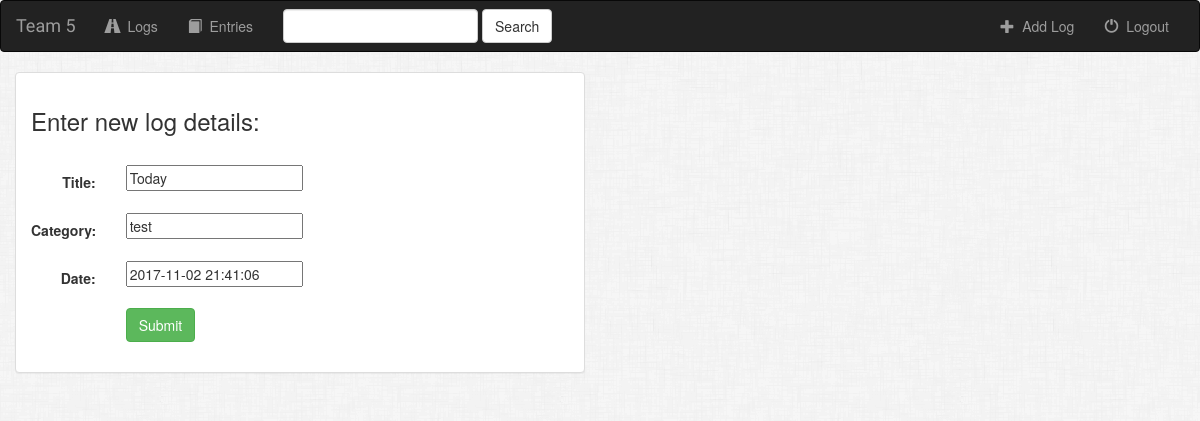
Page /text/log/12/ on the committed database.
### text/models.py (models this page shows, shortened)
class Log(models.Model):
    user = models.ForeignKey(User, default=1)
    title = models.CharField(max_length = 50)
    category = models.CharField(max_length = 50)
    date = models.DateTimeField()
    is_favorite = models.BooleanField(default=False)

### text/views.py (the view)
# urls.py: url(r'^log/(?P<pk>[0-9]+)/$', views.LogUpdate.as_view(), name = 'log-update'),
class LogUpdate(UpdateView):
    model = Log
    fields = ['title', 'category', 'date']

### text/templates/text/log_form.html (shortened to what this page needs)
{% extends 'text/base.html' %}
{% block body %}
<div class="container-fluid">
	<div class="row">
		<div class="col-sm-12 col-md-6">
			<div class="panel panel-default">
				<div class="panel-body">
					<h3> Enter new log details: </h3><br>
					<form class = "form-horizontal" action ="" method = "post" enctype="multipart/form-data">
            {% include 'text/form-template.html' %}
            <div class = "form-group">
              <div class = "col-sm-offset-2 col-sm-10">
                  <button type = "submit" class = "btn btn-success"> Submit </button>
              </div>
            </div>
          </form>
				</div>
			</div>
		</div>
	</div>
</div>
{% endblock %}

### text/templates/text/form-template.html (shortened to what this page needs)
{% for field in form %}
	<div class="form-group">
		<div class="col-sm-offset-2 col-sm-10">
		</div>
		{% if field.label_tag != date %}
		<label class="control-label col-sm-2">{{ field.label_tag}}</label>
		<div class="col-sm-10">{{ field }}</div>
		{% endif %}
	</div>
{% endfor %}

### text/static/text/styles.css (style rules this page uses)
body { background: white url("images/bg4.png"); }

### rows in the picture
Log: form "Today" "test" "2017-11-02 21:41:06"

### other values in the picture
{{ field.label_tag }} "Title:" "Category:" "Date:"
